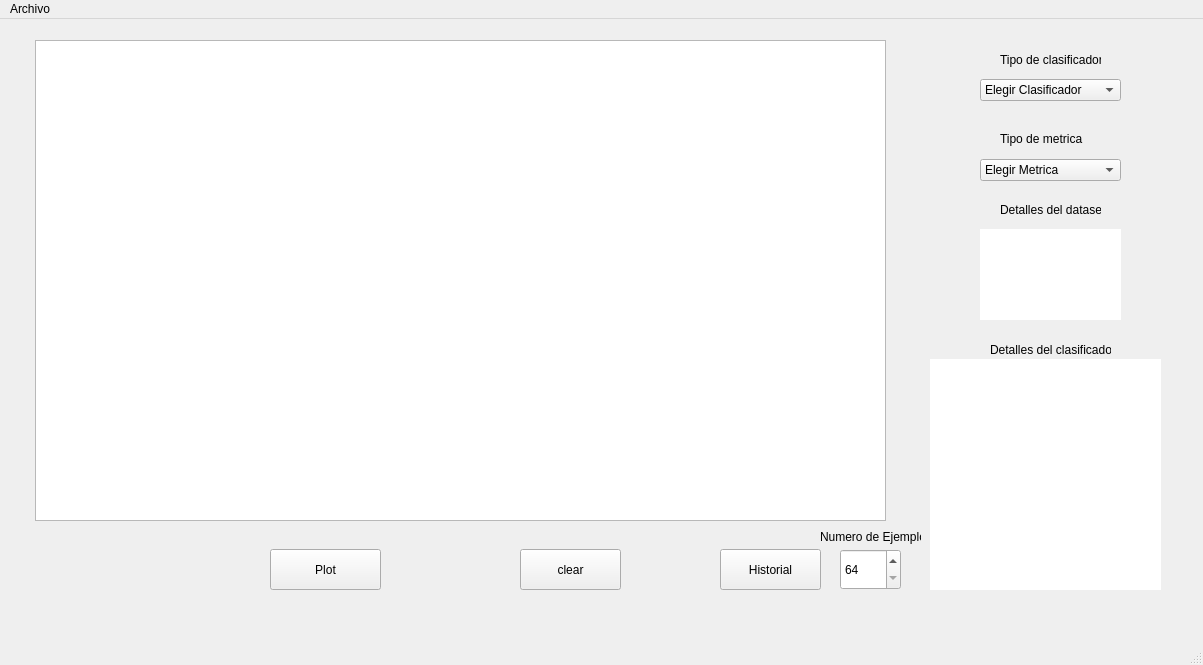
<?xml version="1.0" encoding="UTF-8"?>
<ui version="4.0">
 <class>MainWindow</class>
 <widget class="QMainWindow" name="MainWindow">
  <property name="geometry">
   <rect>
    <x>0</x>
    <y>0</y>
    <width>1203</width>
    <height>665</height>
   </rect>
  </property>
  <property name="windowTitle">
   <string>MainWindow</string>
  </property>
  <widget class="QWidget" name="centralwidget">
   <widget class="GraphicsLayoutWidget" name="graphicsView">
    <property name="geometry">
     <rect>
      <x>35</x>
      <y>21</y>
      <width>851</width>
      <height>481</height>
     </rect>
    </property>
   </widget>
   <widget class="QPushButton" name="btn_plot">
    <property name="geometry">
     <rect>
      <x>270</x>
      <y>530</y>
      <width>111</width>
      <height>41</height>
     </rect>
    </property>
    <property name="text">
     <string>Plot</string>
    </property>
   </widget>
   <widget class="QPushButton" name="btn_clear">
    <property name="geometry">
     <rect>
      <x>520</x>
      <y>530</y>
      <width>101</width>
      <height>41</height>
     </rect>
    </property>
    <property name="text">
     <string>clear</string>
    </property>
   </widget>
   <widget class="QComboBox" name="clasificadores">
    <property name="geometry">
     <rect>
      <x>980</x>
      <y>60</y>
      <width>141</width>
      <height>22</height>
     </rect>
    </property>
    <item>
     <property name="text">
      <string>Elegir Clasificador</string>
     </property>
    </item>
    <item>
     <property name="text">
      <string>SVM</string>
     </property>
    </item>
    <item>
     <property name="text">
      <string>MNB</string>
     </property>
    </item>
    <item>
     <property name="text">
      <string>RED</string>
     </property>
    </item>
   </widget>
   <widget class="QLabel" name="label">
    <property name="geometry">
     <rect>
      <x>1000</x>
      <y>30</y>
      <width>101</width>
      <height>21</height>
     </rect>
    </property>
    <property name="text">
     <string>Tipo de clasificador</string>
    </property>
   </widget>
   <widget class="QLabel" name="label_2">
    <property name="geometry">
     <rect>
      <x>1000</x>
      <y>170</y>
      <width>101</width>
      <height>41</height>
     </rect>
    </property>
    <property name="text">
     <string>Detalles del dataset</string>
    </property>
   </widget>
   <widget class="QLabel" name="info_dataset">
    <property name="geometry">
     <rect>
      <x>980</x>
      <y>210</y>
      <width>141</width>
      <height>91</height>
     </rect>
    </property>
    <property name="styleSheet">
     <string notr="true">background-color: rgb(255, 255, 255);</string>
    </property>
    <property name="text">
     <string/>
    </property>
   </widget>
   <widget class="QLabel" name="label_4">
    <property name="geometry">
     <rect>
      <x>990</x>
      <y>310</y>
      <width>121</width>
      <height>41</height>
     </rect>
    </property>
    <property name="text">
     <string>Detalles del clasificador</string>
    </property>
   </widget>
   <widget class="QLabel" name="info_clasificador">
    <property name="geometry">
     <rect>
      <x>930</x>
      <y>340</y>
      <width>231</width>
      <height>231</height>
     </rect>
    </property>
    <property name="styleSheet">
     <string notr="true">background-color: rgb(255, 255, 255);</string>
    </property>
    <property name="text">
     <string/>
    </property>
   </widget>
   <widget class="QComboBox" name="metricas">
    <property name="geometry">
     <rect>
      <x>980</x>
      <y>140</y>
      <width>141</width>
      <height>22</height>
     </rect>
    </property>
    <item>
     <property name="text">
      <string>Elegir Metrica</string>
     </property>
    </item>
    <item>
     <property name="text">
      <string>accuracy</string>
     </property>
    </item>
    <item>
     <property name="text">
      <string>f1</string>
     </property>
    </item>
    <item>
     <property name="text">
      <string>pr</string>
     </property>
    </item>
    <item>
     <property name="text">
      <string>rec</string>
     </property>
    </item>
   </widget>
   <widget class="QLabel" name="label_3">
    <property name="geometry">
     <rect>
      <x>1000</x>
      <y>110</y>
      <width>111</width>
      <height>20</height>
     </rect>
    </property>
    <property name="text">
     <string>Tipo de metrica</string>
    </property>
   </widget>
   <widget class="QPushButton" name="btn_history">
    <property name="geometry">
     <rect>
      <x>720</x>
      <y>530</y>
      <width>101</width>
      <height>41</height>
     </rect>
    </property>
    <property name="text">
     <string>Historial</string>
    </property>
   </widget>
   <widget class="QSpinBox" name="spinBox">
    <property name="geometry">
     <rect>
      <x>840</x>
      <y>530</y>
      <width>61</width>
      <height>41</height>
     </rect>
    </property>
    <property name="wrapping">
     <bool>false</bool>
    </property>
    <property name="frame">
     <bool>true</bool>
    </property>
    <property name="readOnly">
     <bool>false</bool>
    </property>
    <property name="buttonSymbols">
     <enum>QAbstractSpinBox::UpDownArrows</enum>
    </property>
    <property name="accelerated">
     <bool>false</bool>
    </property>
    <property name="correctionMode">
     <enum>QAbstractSpinBox::CorrectToPreviousValue</enum>
    </property>
    <property name="showGroupSeparator" stdset="0">
     <bool>false</bool>
    </property>
    <property name="minimum">
     <number>64</number>
    </property>
    <property name="maximum">
     <number>800</number>
    </property>
    <property name="singleStep">
     <number>64</number>
    </property>
    <property name="displayIntegerBase">
     <number>10</number>
    </property>
   </widget>
   <widget class="QLabel" name="label_5">
    <property name="geometry">
     <rect>
      <x>820</x>
      <y>510</y>
      <width>101</width>
      <height>16</height>
     </rect>
    </property>
    <property name="text">
     <string>Numero de Ejemplos</string>
    </property>
   </widget>
  </widget>
  <widget class="QMenuBar" name="menubar">
   <property name="geometry">
    <rect>
     <x>0</x>
     <y>0</y>
     <width>1203</width>
     <height>21</height>
    </rect>
   </property>
   <widget class="QMenu" name="menuArchivo">
    <property name="title">
     <string>Archivo</string>
    </property>
    <addaction name="abrir"/>
    <addaction name="cerrar"/>
   </widget>
   <addaction name="menuArchivo"/>
  </widget>
  <widget class="QStatusBar" name="statusbar"/>
  <action name="abrir">
   <property name="text">
    <string>Abrir</string>
   </property>
  </action>
  <action name="cerrar">
   <property name="text">
    <string>Cerrar</string>
   </property>
  </action>
 </widget>
 <customwidgets>
  <customwidget>
   <class>GraphicsLayoutWidget</class>
   <extends>QGraphicsView</extends>
   <header>pyqtgraph</header>
  </customwidget>
 </customwidgets>
 <resources/>
 <connections/>
</ui>
